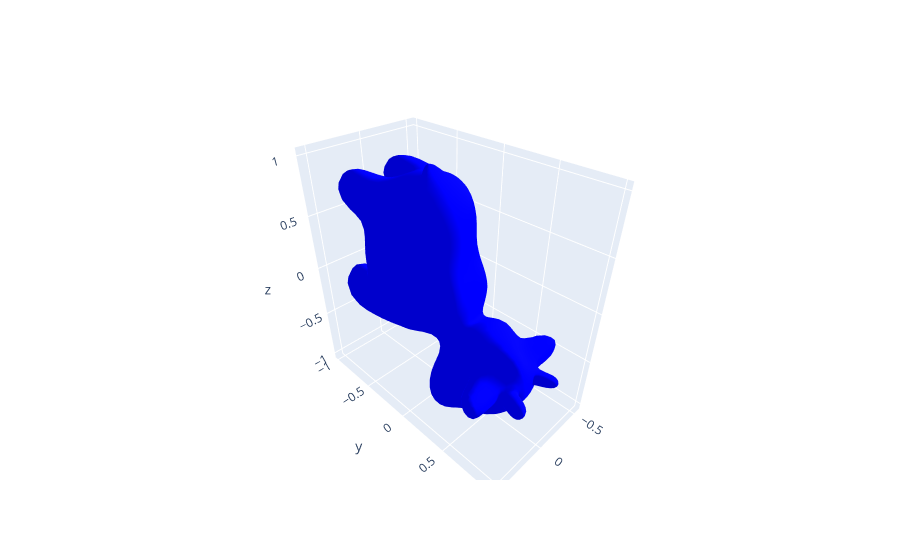

The notebook cell this image was saved under:
### Code cell
fig = go.Figure(data=[go.Mesh3d(x=x, y=y, z=z, i=i, j=j, k=k, opacity=1, color="blue")])
fig.show()

### Figure 1 — Plotly figure (JSON) as saved in the notebook; plotly's stock layout.template omitted (floating-point values rounded to 4 significant figures; data arrays with more than 128 entries replaced by an {"elided": "..."} marker saying what was removed)
{"data": [{"color": "blue", "i": {"elided": "5856 int values"}, "j": {"elided": "5856 int values"}, "k": {"elided": "5856 int values"}, "opacity": 1, "type": "mesh3d", "x": {"elided": "2930 float values"}, "y": {"elided": "2930 float values"}, "z": {"elided": "2930 float values"}}], "layout": {}}
